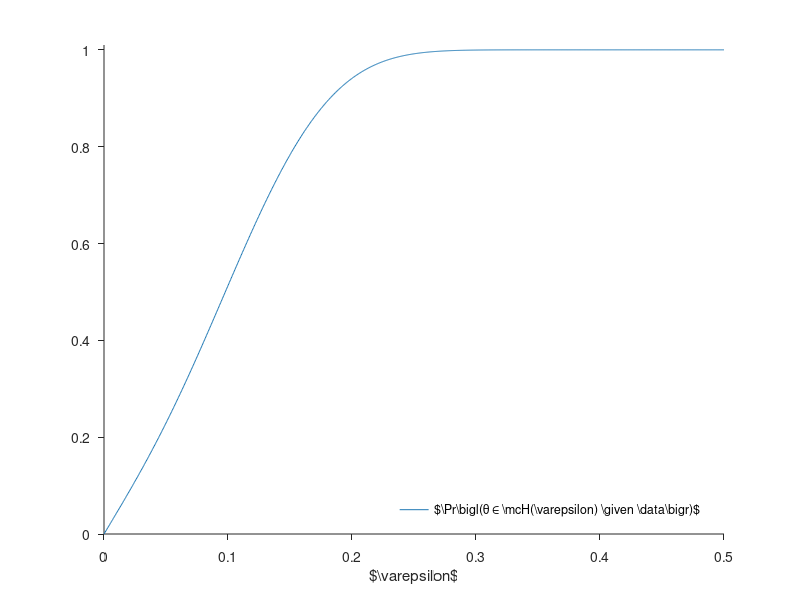

MATLAB code for this plot:
% This file will plot the posterior probability that a coin is
% "near fair."
%
% The output will be a .tex file that you can \input{} into a LaTeX
% document and produce a plot.  This will require matlab2tikz
% (https://github.com/matlab2tikz/matlab2tikz) and pgfplots.
%
% Roman Garnett (garnett@wustl.edu)

% parameters of prior distribution
alpha = 1; % pseudocount of positive observations
beta  = 1; % pseudocount of negative observations

% observed data
x = 30; % number of positive observations
n = 50; % total number of observations

% location of tikz output
figures_directory = 'figures';

% posterior probability θ ∈ [½ - ε, ½ + ε]
near_fair_probability = @(epsilon) ...
    betacdf(0.5 + epsilon, alpha + x, beta + n - x) - ...
    betacdf(0.5 - epsilon, alpha + x, beta + n - x);

% range of epsilon values to plot
epsilon = linspace(0, 0.5, 1000);

clf;
near_fair_probabilities_h = ...
    plot(epsilon, near_fair_probability(epsilon), ...
         'color', [31, 120, 180] / 255);

ylim([0, 1.01]);

legend(near_fair_probabilities_h, ...
       '$\Pr\bigl(\theta \in \mc{H}(\varepsilon) \given \data\bigr)$', ...
       'location', 'southeast');
legend('boxoff');

xlabel('$\varepsilon$');

set(gca, 'box',      'off', ...
         'tickdir', 'out');

% make tikz plot if possible
if (exist('matlab2tikz', 'file'))
  figure_name = 'near_fair_probabilities';
  matlab2tikz(sprintf('%s/%s.tex', figures_directory, figure_name), ...
              'height',       '\figureheight', ...
              'width',        '\figurewidth',  ...
              'parseStrings', false,           ...
              'showInfo',     false,           ...
              'extraCode',    sprintf('\\tikzsetnextfilename{%s}', figure_name));
end